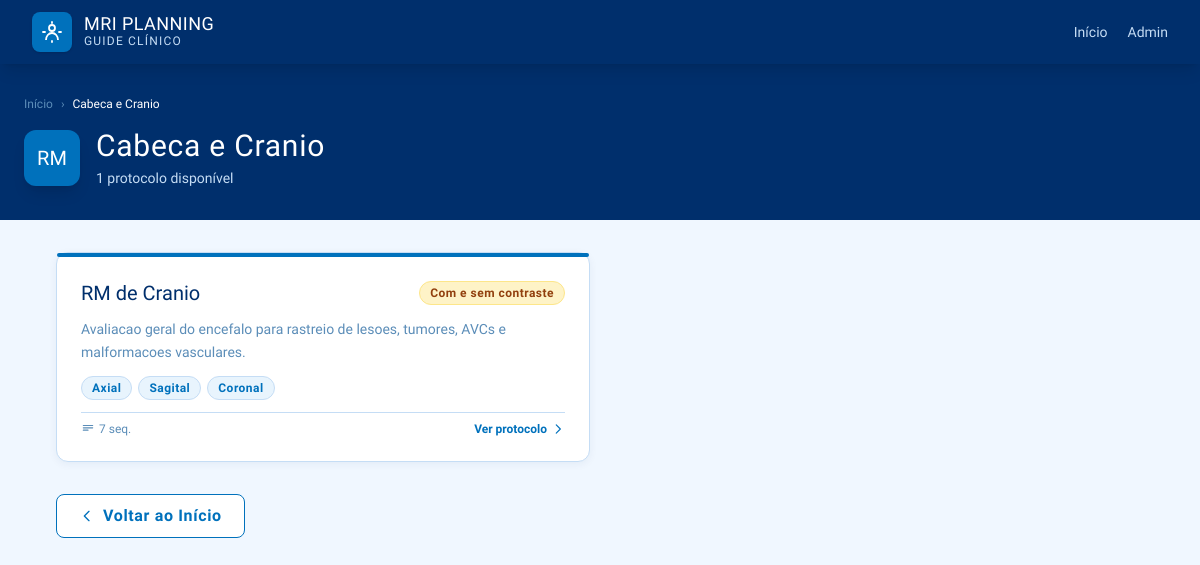
Page /category/1 on the committed database.
### tables this page shows
CREATE TABLE category (
            id         INTEGER PRIMARY KEY AUTOINCREMENT,
            name       TEXT NOT NULL UNIQUE,
            region_key TEXT NOT NULL DEFAULT "other",
            color      TEXT NOT NULL DEFAULT "#0071BC"
        );

CREATE TABLE exam (
            id              INTEGER PRIMARY KEY AUTOINCREMENT,
            category_id     INTEGER NOT NULL,
            name            TEXT NOT NULL,
            contrast        TEXT NOT NULL DEFAULT "Sem contraste",
            description     TEXT,
            planes          TEXT,
            technical_notes TEXT,
            FOREIGN KEY (category_id) REFERENCES category(id)
        );

### app.py (the view)
@app.route('/category/<int:category_id>')
def category(category_id):
    cat = query('SELECT * FROM category WHERE id=?',(category_id,),one=True)
    if not cat: return redirect(url_for('index'))
    exams = query('SELECT * FROM exam WHERE category_id=?',(category_id,))
    exams_data = []
    for ex in exams:
        seqs = query('SELECT * FROM exam_sequence WHERE exam_id=? ORDER BY order_num',(ex['id'],))
        imgs = query('SELECT * FROM exam_image WHERE exam_id=?',(ex['id'],))
        exams_data.append({'exam':dict(ex),'sequences':[dict(s) for s in seqs],'images':[dict(i) for i in imgs]})
    return render_template('category.html', category=dict(cat), exams_data=exams_data)

### app.py (called while the page is built)
def get_db():
    if 'db' not in g:
        g.db = sqlite3.connect(app.config['DATABASE'])
        g.db.row_factory = sqlite3.Row
    return g.db

def query(sql, args=(), one=False):
    cur = get_db().execute(sql, args)
    rv  = cur.fetchall()
    return (rv[0] if rv else None) if one else rv

### templates/category.html (shortened to what this page needs)
{% extends 'base.html' %}
{% block content %}
<div class="bg-cuf-navy text-white py-8 px-6">
  <div class="max-w-6xl mx-auto">
    <nav class="flex items-center gap-2 text-xs text-cuf-muted mb-4">
      <a href="{{ url_for('index') }}" class="hover:text-white transition">Início</a>
      <span>›</span>
      <span class="text-white">{{ category.name }}</span>
    </nav>
    <div class="flex items-center gap-4">
      <div class="w-14 h-14 rounded-xl flex items-center justify-center font-display font-700 text-xl text-white shadow-lg"
           style="background:{{ category.color }};">RM</div>
      <div>
        <h1 class="font-display font-700 text-3xl tracking-wide">{{ category.name }}</h1>
        <p class="text-cuf-border text-sm mt-1">{{ exams_data|length }} protocolo{% if exams_data|length!=1 %}s{% endif %} disponíve{% if exams_data|length!=1 %}is{% else %}l{% endif %}</p>
      </div>
    </div>
  </div>
</div>
<div class="max-w-6xl mx-auto px-4 sm:px-6 lg:px-8 py-8">
  {% if exams_data %}
  <div class="grid grid-cols-1 md:grid-cols-2 gap-5">
    {% for item in exams_data %}{% set exam=item.exam %}{% set seqs=item.sequences %}{% set imgs=item.images %}
    <a href="{{ url_for('exam_detail', exam_id=exam.id) }}"
       class="card p-6 group hover:-translate-y-0.5 transition-all duration-200 no-underline flex flex-col gap-3">
      <div class="h-1 rounded-full -mt-6 -mx-6 mb-3" style="background:{{ category.color }};"></div>
      <div class="flex items-start justify-between gap-3">
        <h2 class="font-display font-700 text-cuf-navy text-xl leading-tight group-hover:text-cuf-blue transition">{{ exam.name }}</h2>
        <span class="badge {% if 'sem' in exam.contrast|lower and 'com' not in exam.contrast|lower %}badge-green{% else %}badge-amber{% endif %} shrink-0 text-xs">
          {% if 'sem' in exam.contrast|lower and 'com' not in exam.contrast|lower %}Sem contraste{% else %}{{ exam.contrast }}{% endif %}
        </span>
      </div>
      {% if exam.description %}
      <p class="text-sm text-cuf-muted leading-relaxed line-clamp-2">{{ exam.description }}</p>
      {% endif %}
      {% if exam.planes %}
      <div class="flex flex-wrap gap-1.5">
        {% for plane in exam.planes.split(',') %}
        <span class="badge badge-blue text-xs">{{ plane.strip() }}</span>
        {% endfor %}
      </div>
      {% endif %}
      <div class="flex items-center justify-between pt-2 border-t border-cuf-border mt-auto">
        <div class="flex items-center gap-4 text-xs text-cuf-muted">
          {% if seqs %}
          <span class="flex items-center gap-1">
            <svg class="w-3.5 h-3.5" fill="none" stroke="currentColor" viewBox="0 0 24 24"><path stroke-linecap="round" stroke-linejoin="round" stroke-width="2" d="M4 6h16M4 10h16M4 14h8"/></svg>
            {{ seqs|length }} seq.
          </span>
          {% endif %}
        </div>
        <span class="text-cuf-blue text-xs font-semibold group-hover:translate-x-0.5 transition-transform inline-flex items-center gap-1">
          Ver protocolo
          <svg class="w-3.5 h-3.5" fill="none" stroke="currentColor" viewBox="0 0 24 24"><path stroke-linecap="round" stroke-linejoin="round" stroke-width="2" d="M9 5l7 7-7 7"/></svg>
        </span>
      </div>
    </a>
    {% endfor %}
  </div>
  {% endif %}
  <div class="mt-8">
    <a href="{{ url_for('index') }}" class="btn-secondary inline-flex items-center gap-2">
      <svg class="w-4 h-4" fill="none" stroke="currentColor" viewBox="0 0 24 24"><path stroke-linecap="round" stroke-linejoin="round" stroke-width="2" d="M15 19l-7-7 7-7"/></svg>
      Voltar ao Início
    </a>
  </div>
</div>
{% endblock %}

### templates/base.html (style rules this page uses)
body { font-family: 'Source Sans 3', sans-serif; background: #F0F7FF; color: #1a2d47; }
.font-display { font-family: 'Barlow Semi Condensed', sans-serif; }
nav { background: #002F6C; }
.card { background: white; border: 1px solid #C5DDF5; border-radius: 12px; box-shadow: 0 2px 8px rgba(0,47,108,.06); }
.btn-secondary { background: white; color: #0071BC; border: 1.5px solid #0071BC; font-family: 'Barlow Semi Condensed',sans-serif; font-weight: 600; letter-spacing:.04em; border-radius: 8px; padding: 9px 22px; transition: all .2s; }
.badge { display:inline-flex; align-items:center; gap:4px; padding:3px 10px; border-radius:20px; font-size:.72rem; font-family:'Barlow Semi Condensed',sans-serif; font-weight:600; letter-spacing:.04em; }
.badge-blue { background:#E8F4FD; color:#0071BC; border:1px solid #C5DDF5; }
.badge-amber { background:#fef3c7; color:#92400e; border:1px solid #fde68a; }

### rows in the picture
category: name "Cabeca e Cranio"
exam: name "RM de Cranio", contrast "Com e sem contraste", description "Avaliacao geral do encefalo para rastreio de lesoes, tumores, AVCs e malformacoes vasculares."

### other values in the picture
{{ exams_data|length }} "1"
{{ plane.strip() }} "Axial" "Sagital" "Coronal"
{{ seqs|length }} "7"
